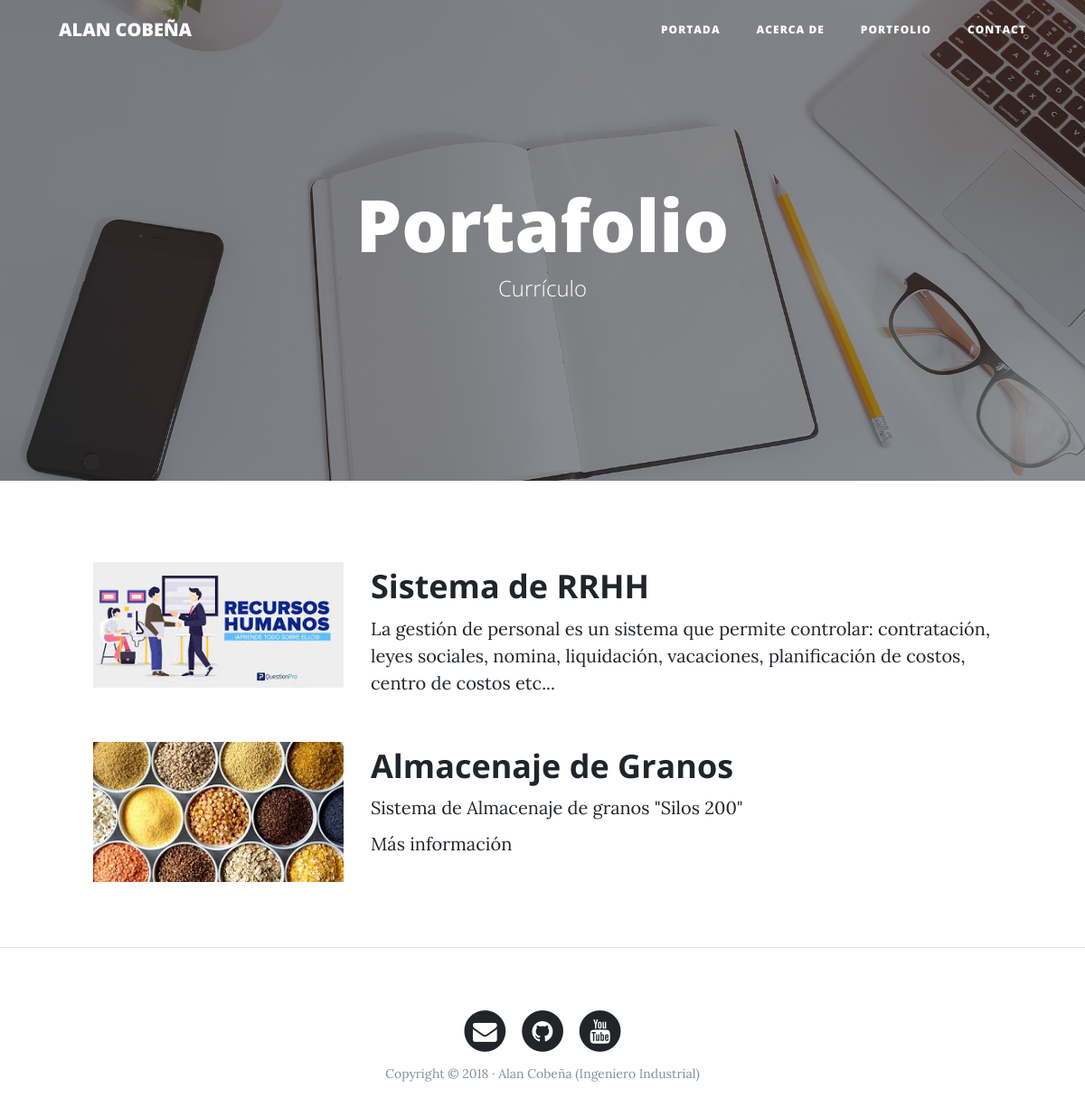
The page /portfolio/ on the database its author committed.
### portfolio/models.py (models this page shows, shortened)
class Project(models.Model):
    title = models.CharField(max_length=200, verbose_name="Titulo")
    description= models.TextField( verbose_name="Descripcion")
    image=models.ImageField( verbose_name="Imagen", upload_to="projects")
    created=models.DateTimeField(auto_now_add=True, verbose_name="Fecha de Creacion")
    update=models.DateTimeField(auto_now=True, verbose_name="Fecha de Edicion")
    ENLACE = models.URLField(null=True, blank=True,  verbose_name="URL del Sitio")
    class Meta:
        verbose_name='proyecto'
        verbose_name_plural='proyectos'
        ordering=["-created"]

### portfolio/views.py (the view)
# urls.py: path('portfolio/', portfolio_viwes.portfolio,name='portfolio'),
def portfolio(request):
    projects = Project.objects.all()
    return render(request,"portfolio/portfolio.html", {'projects': projects})

### portfolio/templates/portfolio/portfolio.html (shortened to what this page needs)
{% extends 'core/base.html' %}
{% block background %}{% load static %}{% static 'core/img/portfolio-bg.jpg'%}{% endblock %}
{% block headers %}
        <h1>Portafolio</h1>
        <span class="subheading">Currículo</span>
{% endblock %}
{% block content %}
        {%for project in projects%}
        <div class="row project">
        <div class="col-lg-3 col-md-4 offset-lg-1">
                        <img class="img-fluid" src="{{ project.image.url }}" alt="">
        </div>
        <div class="col-lg-7 col-md-8">
                <h2 class="section-heading title">{{ project.title }}</h2>
                <p>{{ project.description }}</p>
                {% if project.ENLACE %}
	          <a href="{{project.ENLACE}}">Más información</a>
			{% endif %}
        </div>
        </div>
        {% endfor %}
{% endblock %}

### core/templates/core/base.html (shortened to what this page needs)
<!DOCTYPE html>
<html lang="es">
  <head>
    {% load static %}
    <link href="{% static 'core/vendor/bootstrap/css/bootstrap.min.css' %}" rel="stylesheet">
    <link href="{% static 'core/vendor/font-awesome/css/font-awesome.min.css' %}" rel="stylesheet" type="text/css">
    <link href="{% static 'core/css/clean-blog.min.css' %}" rel="stylesheet">
  </head>
  <body>
    <nav class="navbar navbar-expand-lg navbar-light fixed-top" id="mainNav">
      <div class="container">
        <a class="navbar-brand" href="{% url 'home' %}">ALAN COBEÑA</a>
        <div class="collapse navbar-collapse" id="navbarResponsive">
          <ul class="navbar-nav ml-auto">
            <li class="nav-item">
              <a class="nav-link" href="{% url 'home' %}">Portada</a>
            </li>
            <li class="nav-item">
              <a class="nav-link" href="{% url 'about' %}">Acerca de</a>
            </li>
            <li class="nav-item">
              <a class="nav-link" href="{% url 'portfolio' %}">portfolio</a>
            </li>
            <li class="nav-item">
              <a class="nav-link" href="{% url 'contact' %}">Contact</a>
            </li>
          </ul>
        </div>
      </div>
    </nav>
    <header class="masthead" style="background-image: url('{% block background %}{% endblock %} ')">
      <div class="overlay"></div>
      <div class="container">
        <div class="row">
          <div class="col-lg-8 col-md-10 mx-auto">
            <div class="site-heading">
              {% block headers %} {% endblock %}
            </div>
          </div>
        </div>
      </div>
    </header>
    {% block content %}{% endblock %}
<hr>
    <footer>
      <div class="container">
        <div class="row">
          <div class="col-lg-8 col-md-10 mx-auto">
            <ul class="list-inline text-center">
              <li class="list-inline-item">
                <a href="#">
                  <span class="fa-stack fa-lg">
                    <i class="fa fa-circle fa-stack-2x"></i>
                    <i class="fa fa-envelope fa-stack-1x fa-inverse"></i>
                  </span>
                </a>
              </li>
              <li class="list-inline-item">
                <a href="#">
                  <span class="fa-stack fa-lg">
                    <i class="fa fa-circle fa-stack-2x"></i>
                    <i class="fa fa-github fa-stack-1x fa-inverse"></i>
                  </span>
                </a>
              </li>
              <li class="list-inline-item">
                <a href="#">
                  <span class="fa-stack fa-lg">
                    <i class="fa fa-circle fa-stack-2x"></i>
                    <i class="fa fa-youtube fa-stack-1x fa-inverse"></i>
                  </span>
                </a>
              </li>
            </ul>
            <p class="copyright text-muted">Copyright &copy; 2018 · Alan Cobeña (Ingeniero Industrial) </p>
          </div>
        </div>
      </div>
    </footer>
  </body>
</html>

### rows shown on the page
Project: image (picture), title "Sistema de RRHH", description "La gestión de personal es un sistema que permite controlar: contratación, leyes sociales, nomina, liquidación, vacaciones, planificación de costos, centro de costos etc..."
Project: image (picture), title "Almacenaje de Granos", description "Sistema de Almacenaje de granos \"Silos 200\""
